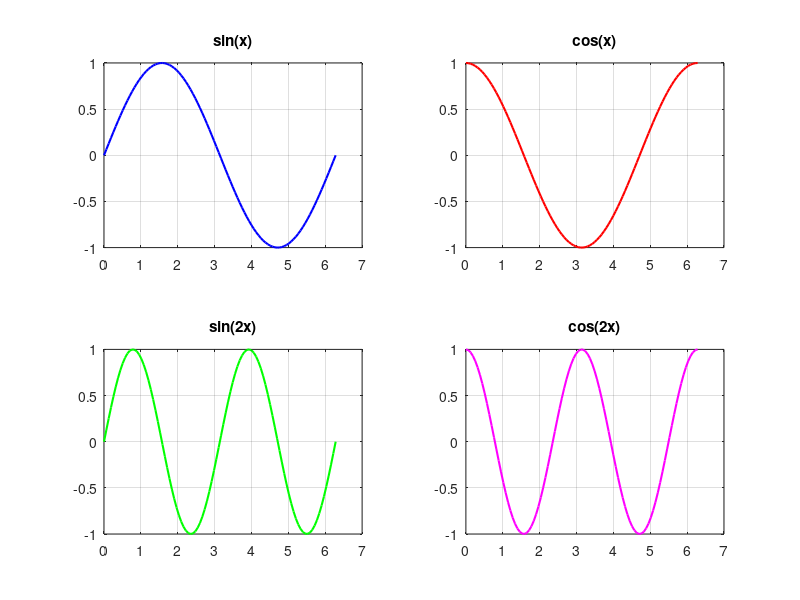

This chart was generated by the following MATLAB code: (Note: this script raises an error after producing the figure.)

x = linspace(0, 2*pi, 100);
y1 = sin(x);
y2 = cos(x);
y3 = sin(2*x);
y4 = cos(2*x);

figure;

subplot(2,2,1);
plot(x, y1, 'b', 'LineWidth', 1.5);
title('sin(x)'); grid on;

subplot(2,2,2);
plot(x, y2, 'r', 'LineWidth', 1.5);
title('cos(x)'); grid on;

subplot(2,2,3);
plot(x, y3, 'g', 'LineWidth', 1.5);
title('sin(2x)'); grid on;

subplot(2,2,4);
plot(x, y4, 'm', 'LineWidth', 1.5);
title('cos(2x)'); grid on;

sgtitle('Comparing Trigonometric Functions');